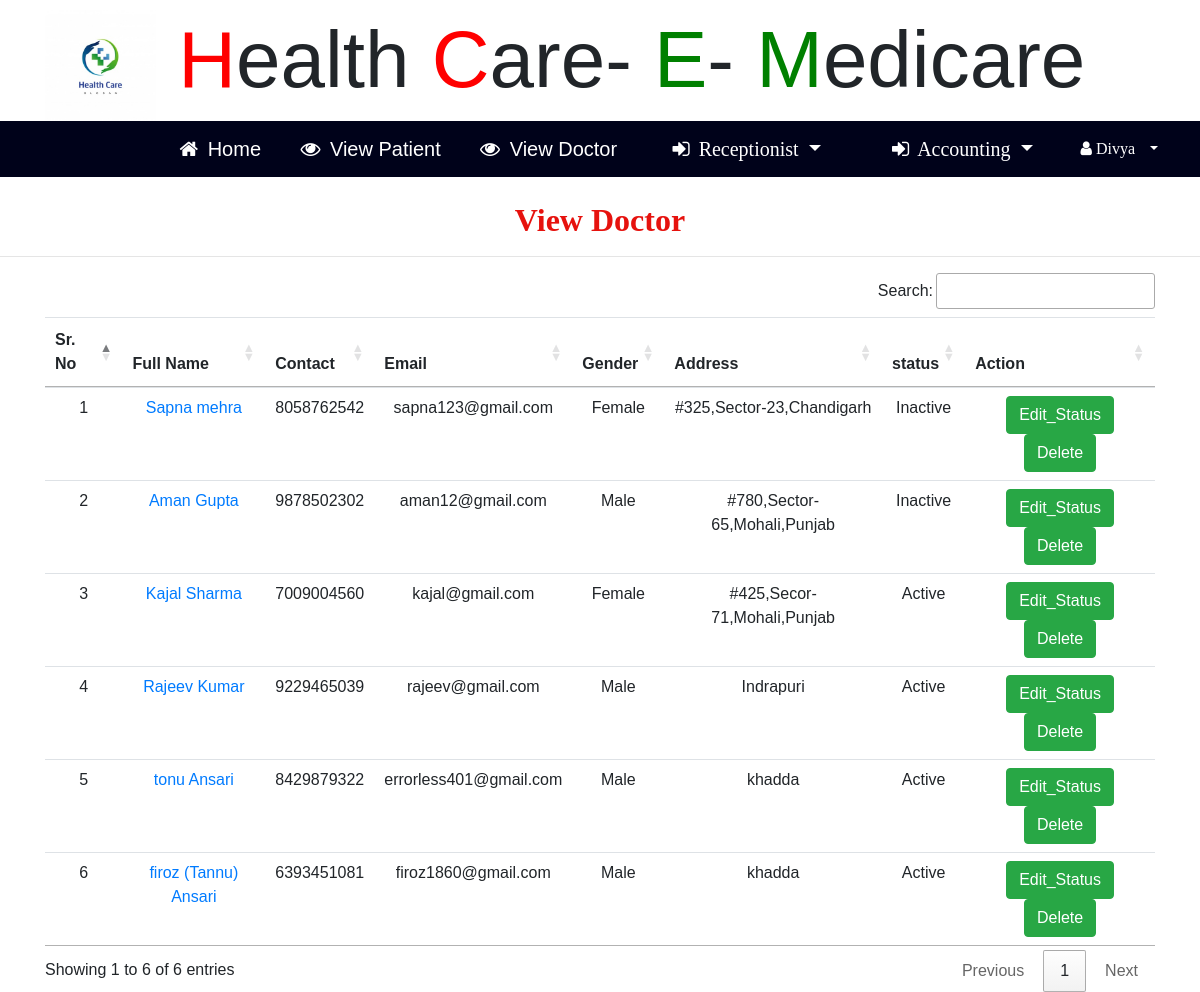
/view_doctor (signed in), run on the app's committed database.
### hopital/models.py (models this page shows, shortened)
class Doctor(models.Model):
    status = models.ForeignKey(Doc_Status,on_delete=models.CASCADE,null=True)
    sign = models.ForeignKey(Signup_User,on_delete=models.CASCADE,null=True)
    age = models.IntegerField(null=True)
    salary = models.IntegerField(null=True)
    last_attend = models.IntegerField(null=True)
    last_date = models.DateField(null=True)
    address = models.CharField(max_length=30,null=True)
    qualification = models.CharField(max_length=30,null=True)
    specialist = models.CharField(max_length=30,null=True)
    gender = models.CharField(max_length=30,null=True)

class Signup_User(models.Model):
    user = models.ForeignKey(User,on_delete=models.CASCADE,null=True)
    mobile = models.IntegerField(null=True)
    image = models.FileField(null=True)
    reg = models.CharField(max_length=30,null=True)

class Doc_Status(models.Model):
    status = models.CharField(max_length=30,null=True)

### hopital/views.py (the view)
# urls.py: path('view_doctor',View_Doctor,name="view_doctor"),
def View_Doctor(request):
    if not request.user.is_authenticated:
        return redirect('login_user')
    doc = Doctor.objects.all()
    d = {'doc':doc}
    return render(request,'view_doctor.html',d)

### hopital/templates/view_doctor.html (shortened to what this page needs)
{% include 'hr_nav.html' %}
{% block body %}
<link rel="stylesheet" href="https://cdn.datatables.net/1.10.20/css/jquery.dataTables.min.css">
<link rel="stylesheet" href="https://cdn.datatables.net/buttons/1.6.1/css/buttons.dataTables.min.css">
<center><h2 style = "font-family : 'Monotype Corsiva' ; color : #E6120E ; font-weight : bold;margin-top:2%">
    View Doctor</h2></center><hr>
 <div class="container">
<table class="table table-hover" id="example">
  <thead>
  <tr>
    <th>Sr. No</th>
    <th>Full Name</th>
    <th>Contact</th>
    <th>Email</th>
    <th>Gender</th>
    <th>Address</th>
    <th>status</th>
    <th>Action</th>
  </tr>
  </thead>
   <tbody>
{% for i in doc %}
  <tr>
      <td>{{forloop.counter}}</td>
      <td><a href="{% url 'viewdoc_appoint' i.id %}">{{i.sign.user.first_name}} {{i.sign.user.last_name}}</a></td>
    <td>{{i.sign.mobile}}</td>
    <td>{{i.sign.user.email}}</td>
    <td>{{i.gender}}</td>
    <td>{{i.address}}</td>
    <td>{{i.status.status}}</td>
      <td><a href="{% url 'edit_status' i.id %}"><button class="btn btn-success">Edit_Status</button></a>
          <a href="{% url 'delete_doctor' i.id %}"><button class="btn btn-success" onclick="return confirm('Are you sure?')">Delete</button></a></td>
  </tr>
   {% endfor %}
    </tbody>
</table>
 </div>
{% endblock %}

### hopital/templates/hr_nav.html (shortened to what this page needs)
<!DOCTYPE html>
{% load static %}
<html>
<head>
<link rel="stylesheet" href="https://cdnjs.cloudflare.com/ajax/libs/font-awesome/4.7.0/css/font-awesome.min.css">
<link rel="stylesheet" href="https://stackpath.bootstrapcdn.com/bootstrap/4.5.0/css/bootstrap.min.css">
    <link rel="stylesheet" href="https://cdn.datatables.net/1.10.21/css/jquery.dataTables.min.css">
<link rel="stylesheet" href="https://cdn.datatables.net/buttons/1.6.2/css/buttons.dataTables.min.css">
</head>
<body>
<div class="container" style="font-size:80px;padding:-30px">
        <img src="{% static 'images/hospital11.jpg' %}" style="width:10%;height:-200px" alt=" ">
                        <span style="color:red">H</span>ealth
						<span style="color:red">C</span>are-
						<span style="color:green">E</span>-
            <span style="color:green">M</span>edicare
</div>
<div style="margin:0px;padding:0">
    <div style="margin-left:0;background-color:#00021a">
    <nav class="navbar navbar-expand-lg navbar-light" style="margin:0px;background-color:#00021a">
  <a class="navbar-brand" href="{% url 'admin_home' %}" style="color:white;margin-left:14%"><i class="fa fa-home" style="margin-right:4px"></i> Home </a>
  <a class="navbar-brand" href="{% url 'view_patient' %}" style="color:white;margin-left:2%"><i class="fa fa-eye" style="margin-right:4px"></i> View Patient</a>
  <a class="navbar-brand" href="{% url 'view_doctor' %}" style="color:white;margin-left:2%"><i class="fa fa-eye" style="margin-right:4px"></i> View Doctor</a>
        <span class="nav-item dropdown" style="margin-left:2%;color:white;font-family:'Times New Roman'">
        <a class="nav-link dropdown-toggle navbar-brand" style="color:white" href="#" id="navbarDropdown" role="button" data-toggle="dropdown" aria-haspopup="true" aria-expanded="false">
          <i class="fa fa-sign-in" style="margin-right:4px"></i> Receptionist
        </a>
                  </span>
        <span class="nav-item dropdown" style="margin-left:2%;color:white;font-family:'Times New Roman'">
        <a class="nav-link dropdown-toggle navbar-brand" style="color:white" href="#" id="navbarDropdown" role="button" data-toggle="dropdown" aria-haspopup="true" aria-expanded="false">
          <i class="fa fa-sign-in" style="margin-right:4px"></i> Accounting
        </a>
                  </span>
  <div class="collapse navbar-collapse nav justify-content-end"  id="navbarNavDropdown" style="margin-right:4%">
  <li class="nav-item dropdown" style="color:white">
        <a class="nav-link dropdown-toggle" style="color:white" href="#" id="navbarDropdown" role="button" data-toggle="dropdown" aria-haspopup="true" aria-expanded="false">
          <i class="fa fa-user" style="margin-right:6px"> {{request.user.username}}</i>
        </a>
      </li>
  </div></nav></div>
</div>
</body>
</html>

### hopital/templates/hr_nav.html (style rules this page uses)
body { font-family: "Lato", sans-serif; }
body { margin:0;font-family:Arial }
.dropdown { float:right; }

### hopital/templates/view_doctor.html (style rules this page uses)
tr { text-align : center }

### data on the page
Doctor: sign.user.first_name "Sapna", sign.user.last_name "mehra", sign.mobile "8058762542", sign.user.email "sapna123@gmail.com", gender "Female", address "#325,Sector-23,Chandigarh", status.status "Inactive"
Doctor: sign.user.first_name "Aman", sign.user.last_name "Gupta", sign.mobile "9878502302", sign.user.email "aman12@gmail.com", gender "Male", address "#780,Sector-65,Mohali,Punjab", status.status "Inactive"
Doctor: sign.user.first_name "Kajal", sign.user.last_name "Sharma", sign.mobile "7009004560", sign.user.email "kajal@gmail.com", gender "Female", address "#425,Secor-71,Mohali,Punjab", status.status "Active"
Doctor: sign.user.first_name "Rajeev", sign.user.last_name "Kumar", sign.mobile "9229465039", sign.user.email "rajeev@gmail.com", gender "Male", address "Indrapuri", status.status "Active"
Doctor: sign.user.first_name "tonu", sign.user.last_name "Ansari", sign.mobile "8429879322", sign.user.email "errorless401@gmail.com", gender "Male", address "khadda", status.status "Active"
Doctor: sign.user.first_name "firoz (Tannu)", sign.user.last_name "Ansari", sign.mobile "6393451081", sign.user.email "firoz1860@gmail.com", gender "Male", address "khadda", status.status "Active"

### other printed values
{{ request.user.username }} "Divya"
